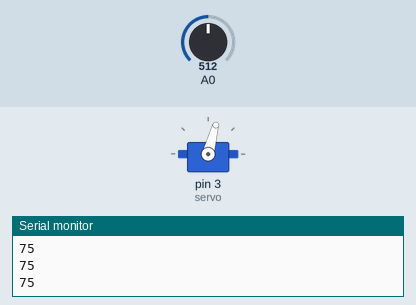
A sketch run on a simulated Arduino Uno, built with avr-gcc and run on an emulated ATmega328P. Parts: servo, the last lines printed to the serial monitor. The test bench sets the inputs (shaded band); at power-on: A0 = 512.

Above: at 1.2 s.
1.3 s: A0 set to 716
At 2.5 s:
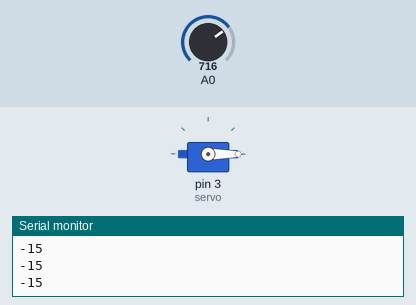
2.8 s: A0 set to 306
At 3.9 s:
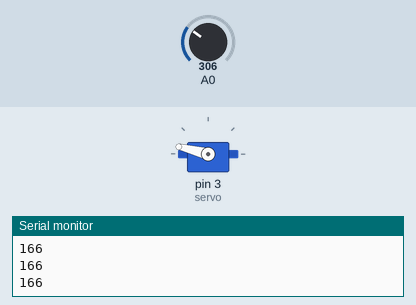
4.3 s: A0 set to 122
At 5.0 s:
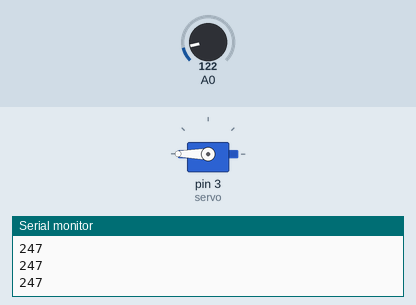
5.8 s: A0 set to 511
At 6.2 s:
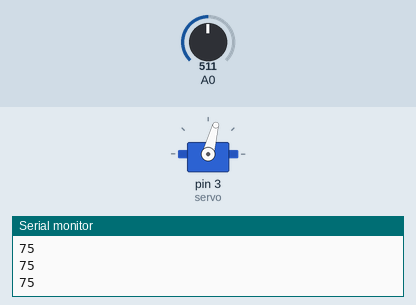
7.3 s: A0 set to 900
At 8.5 s:
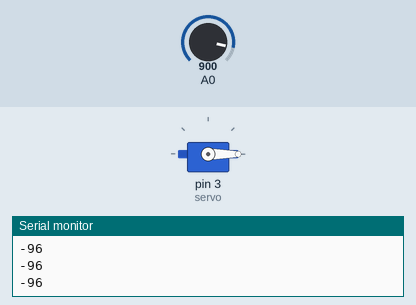
Timing chart, 0 to 9.8 s (numbered marks = the images above; inputs shaded):
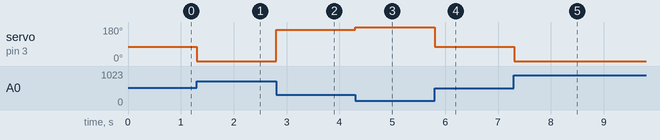

The sketch:

servo_control_with_flex_sensor.ino
```cpp
#include<Servo.h>

int flexSensor = A0;
int servo = 3;
Servo myServo;

void setup()
{
  Serial.begin(9600);
  myServo.attach(servo);
}

void loop()
{
  int angle_value = angle();
  myServo.write(angle_value);
  Serial.println(angle_value);
}

int angle(){
 int sensor_value = analogRead(A0);
 return map(sensor_value,682,275,0,180);
}
```

Measured:
- after the input at 1.3 s, servo on pin 3 (servo): 75° → 0° at once
- after the input at 2.8 s, servo on pin 3 (servo): 0° → 166° at once
- after the input at 4.3 s, servo on pin 3 (servo): 166° → 180° at once
- after the input at 5.8 s, servo on pin 3 (servo): 180° → 75° at once
- after the input at 7.3 s, servo on pin 3 (servo): 75° → 0° at once
